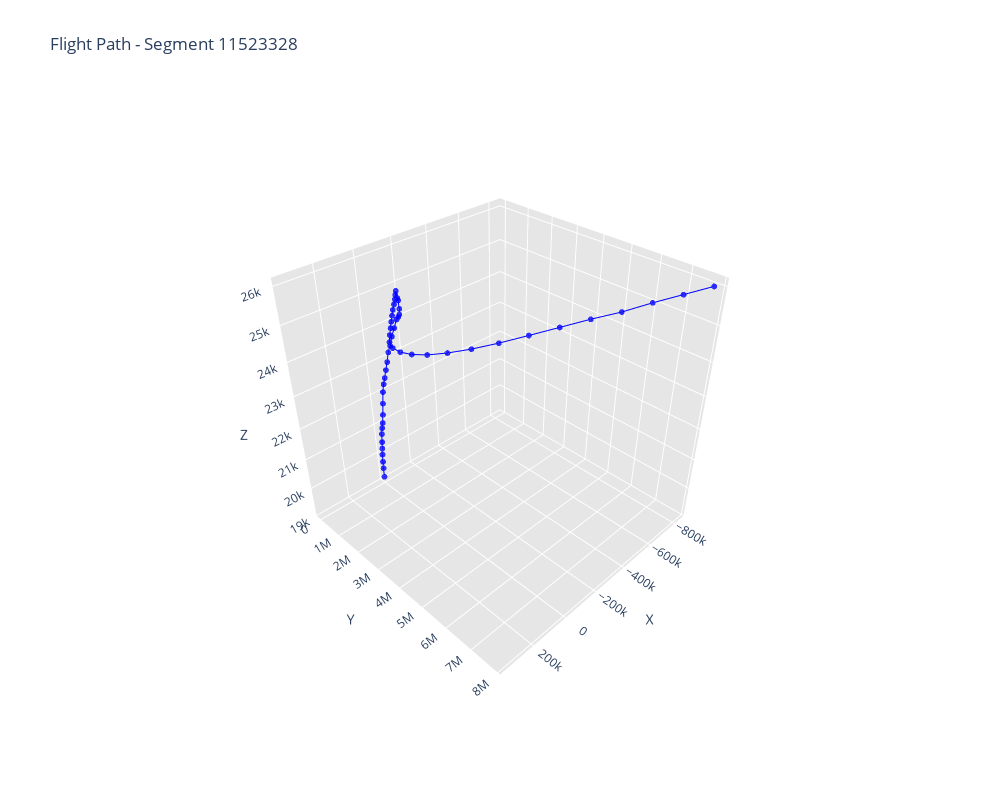

Notebook code for this chart:
### Code cell
import pandas as pd
import plotly.graph_objects as go
from plotly.subplots import make_subplots
import plotly.io as pio

# Get the first segment_id
first_segment = trajectories['segment_id'].unique()[0]

# Filter data for first segment
segment_data = trajectories[trajectories['segment_id'] == first_segment]

# Create the 3D scatter plot
fig = go.Figure(data=[go.Scatter3d(
    x=segment_data['x'],
    y=segment_data['y'],
    z=segment_data['z'],
    mode='lines+markers',
    line=dict(
        width=2,
        color='blue'
    ),
    marker=dict(
        size=2,
        color='blue',
        opacity=0.8  # Added some transparency
    )
)])

# Update layout for better visualization
fig.update_layout(
    title=f'Flight Path - Segment {first_segment}',
    scene=dict(
        camera=dict(
            up=dict(x=0, y=0, z=1),
            center=dict(x=0, y=0, z=0),
            eye=dict(x=1.5, y=1.5, z=1.5)  # Adjusted camera position
        ),
        aspectmode='cube',  # Forces a cubic aspect ratio
        xaxis=dict(
            title='X',
            showbackground=True,
            backgroundcolor='rgb(230, 230,230)'
        ),
        yaxis=dict(
            title='Y',
            showbackground=True,
            backgroundcolor='rgb(230, 230,230)'
        ),
        zaxis=dict(
            title='Z',
            showbackground=True,
            backgroundcolor='rgb(230, 230,230)'
        )
    ),
    width=1000,
    height=800
)

# Display interactive plot
fig.show()

# Save static version for GitHub
pio.write_image(fig, "flight_path.png")

### Figure 1 — Plotly figure (JSON) as saved in the notebook; plotly's stock layout.template omitted (floating-point values rounded to 4 significant figures)
{"data": [{"line": {"color": "blue", "width": 2}, "marker": {"color": "blue", "opacity": 0.8, "size": 2}, "mode": "lines+markers", "type": "scatter3d", "x": [0.0, 37.21, 34.73, 7.504e-13, -314.2, -320.9, -593.4, -1085.0, -2046.0, -2373.0, -2942.0, -2956.0, -3740.0, -4904.0, -6470.0, -7487.0, -8208.0, -9566.0, -11190.0, -13970.0, -16010.0, -12120.0, -3092.0, 10690.0, 29080.0, 50200.0, 72500.0, 95830.0, 120800.0, 148800.0, 179700.0, 209700.0, 240900.0, 272000.0, 305300.0, 337100.0, 353700.0, 352700.0, 335000.0, 300000.0, 243400.0, 168600.0, 74090.0, -38600.0, -158900.0, -284700.0, -416600.0, -552100.0, -692700.0, -838800.0], "y": [0.0, 5492.0, 17460.0, 35240.0, 60530.0, 92750.0, 130700.0, 176700.0, 231100.0, 291100.0, 354900.0, 421500.0, 495000.0, 577100.0, 665800.0, 761000.0, 861300.0, 970600.0, 1085000.0, 1207000.0, 1335000.0, 1467000.0, 1603000.0, 1744000.0, 1890000.0, 2046000.0, 2209000.0, 2385000.0, 2572000.0, 2772000.0, 2981000.0, 3200000.0, 3428000.0, 3665000.0, 3912000.0, 4167000.0, 4425000.0, 4684000.0, 4943000.0, 5202000.0, 5457000.0, 5710000.0, 5957000.0, 6198000.0, 6449000.0, 6709000.0, 6977000.0, 7255000.0, 7540000.0, 7835000.0], "z": [19200.0, 19520.0, 19780.0, 20050.0, 20280.0, 20520.0, 20820.0, 21050.0, 21250.0, 21550.0, 21950.0, 22350.0, 22620.0, 22850.0, 23120.0, 23400.0, 23720.0, 23950.0, 24250.0, 24520.0, 24800.0, 24920.0, 25050.0, 25280.0, 25580.0, 25720.0, 26000.0, 26000.0, 26000.0, 26000.0, 26000.0, 26000.0, 26000.0, 26000.0, 26000.0, 26000.0, 26000.0, 26000.0, 26000.0, 26000.0, 26000.0, 26000.0, 26000.0, 26000.0, 26000.0, 26000.0, 25980.0, 26000.0, 26000.0, 26000.0]}], "layout": {"height": 800, "scene": {"aspectmode": "cube", "camera": {"center": {"x": 0, "y": 0, "z": 0}, "eye": {"x": 1.5, "y": 1.5, "z": 1.5}, "up": {"x": 0, "y": 0, "z": 1}}, "xaxis": {"backgroundcolor": "rgb(230, 230,230)", "showbackground": true, "title": {"text": "X"}}, "yaxis": {"backgroundcolor": "rgb(230, 230,230)", "showbackground": true, "title": {"text": "Y"}}, "zaxis": {"backgroundcolor": "rgb(230, 230,230)", "showbackground": true, "title": {"text": "Z"}}}, "title": {"text": "Flight Path - Segment 11523328"}, "width": 1000}}
